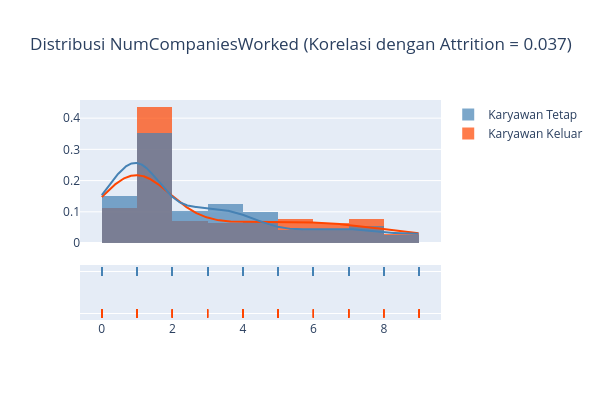

Notebook source saved alongside this figure:
### Code cell
plot_distribusi_variabel('NumCompaniesWorked', False)

### Figure 1 — Plotly figure (JSON) as saved in the notebook; plotly's stock layout.template omitted (floating-point values rounded to 4 significant figures; data arrays with more than 128 entries replaced by an {"elided": "..."} marker saying what was removed)
{"data": [{"autobinx": false, "histnorm": "probability density", "legendgroup": "Karyawan Keluar", "marker": {"color": "#FF4500"}, "name": "Karyawan Keluar", "opacity": 0.7, "type": "histogram", "x": {"elided": "179 int values"}, "xaxis": "x", "xbins": {"end": 9, "size": false, "start": 0}, "yaxis": "y"}, {"autobinx": false, "histnorm": "probability density", "legendgroup": "Karyawan Tetap", "marker": {"color": "#4682B4"}, "name": "Karyawan Tetap", "opacity": 0.7, "type": "histogram", "x": {"elided": "879 int values"}, "xaxis": "x", "xbins": {"end": 9, "size": false, "start": 0}, "yaxis": "y"}, {"legendgroup": "Karyawan Keluar", "marker": {"color": "#FF4500"}, "mode": "lines", "name": "Karyawan Keluar", "showlegend": false, "type": "scatter", "x": {"elided": "500 float values"}, "xaxis": "x", "y": {"elided": "500 float values"}, "yaxis": "y"}, {"legendgroup": "Karyawan Tetap", "marker": {"color": "#4682B4"}, "mode": "lines", "name": "Karyawan Tetap", "showlegend": false, "type": "scatter", "x": {"elided": "500 float values"}, "xaxis": "x", "y": {"elided": "500 float values"}, "yaxis": "y"}, {"legendgroup": "Karyawan Keluar", "marker": {"color": "#FF4500", "symbol": "line-ns-open"}, "mode": "markers", "name": "Karyawan Keluar", "showlegend": false, "type": "scatter", "x": {"elided": "179 int values"}, "xaxis": "x", "y": {"elided": "179 str values"}, "yaxis": "y2"}, {"legendgroup": "Karyawan Tetap", "marker": {"color": "#4682B4", "symbol": "line-ns-open"}, "mode": "markers", "name": "Karyawan Tetap", "showlegend": false, "type": "scatter", "x": {"elided": "879 int values"}, "xaxis": "x", "y": {"elided": "879 str values"}, "yaxis": "y2"}], "layout": {"barmode": "overlay", "height": 400, "hovermode": "closest", "legend": {"traceorder": "reversed"}, "title": {"text": "Distribusi NumCompaniesWorked (Korelasi dengan Attrition = 0.037)"}, "width": 600, "xaxis": {"anchor": "y2", "domain": [0, 1], "zeroline": false}, "yaxis": {"anchor": "free", "domain": [0.35, 1], "position": 0}, "yaxis2": {"anchor": "x", "domain": [0, 0.25], "dtick": 1, "showticklabels": false}}}
